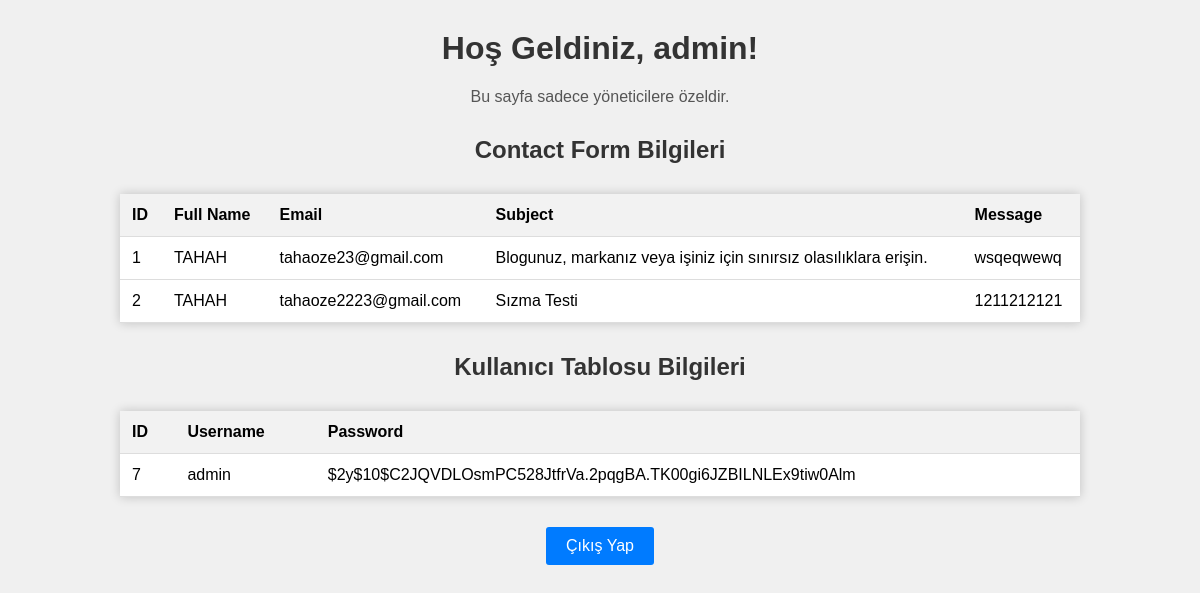
Page /admin_panel.php (signed in) on the earlier database version.
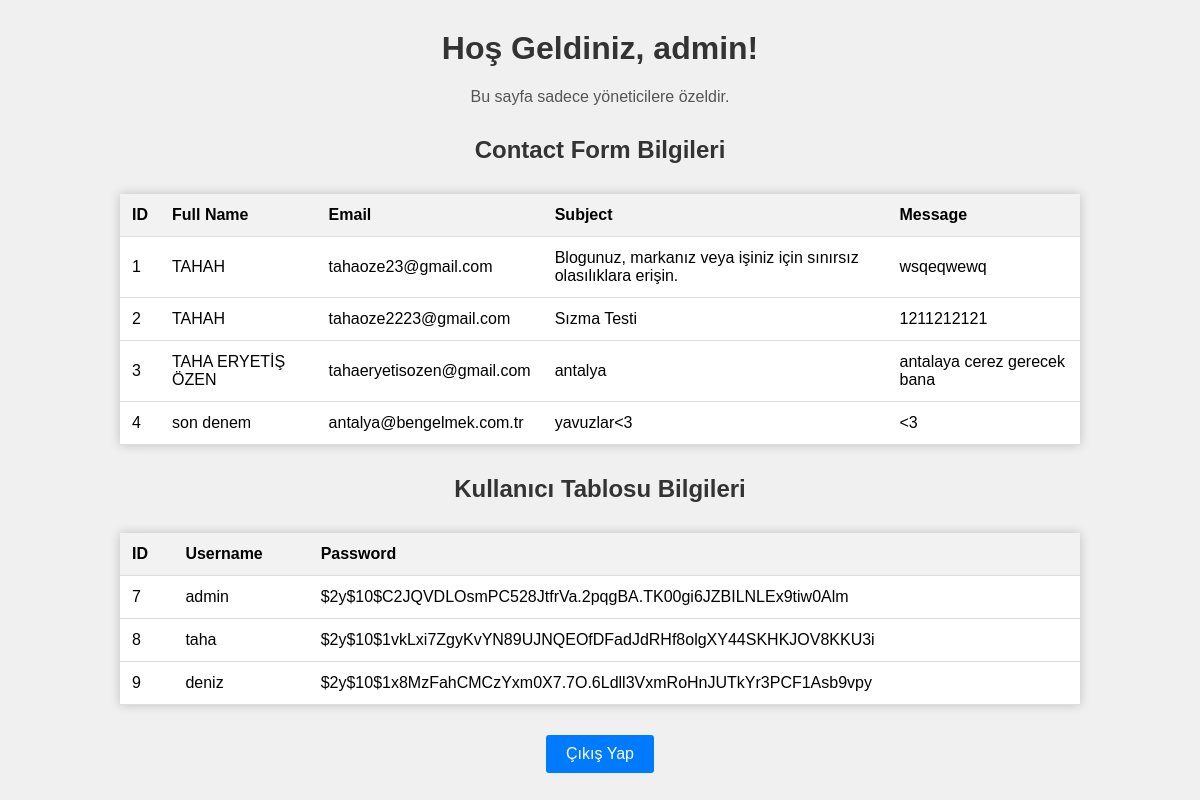
Same page on the later database version.
### tables this page shows
CREATE TABLE `contact_form` (
  `id` int(11) NOT NULL,
  `fullname` varchar(100) DEFAULT NULL,
  `email` varchar(100) DEFAULT NULL,
  `subject` varchar(100) DEFAULT NULL,
  `message` text DEFAULT NULL,
  `created_at` timestamp NOT NULL DEFAULT current_timestamp()
);

CREATE TABLE `kullanici_tablosu` (
  `id` int(11) NOT NULL,
  `username` varchar(50) NOT NULL,
  `password` varchar(255) NOT NULL
);

### admin_panel.php (the view, shortened to what this page needs)
<?php
$username = $_SESSION['username'];
$host = "localhost";
$db_username = "root";
$db_password = "";
$database = "yavuzlar";
$connection = mysqli_connect($host, $db_username, $db_password, $database);
$contact_query = "SELECT * FROM contact_form";
$contact_result = mysqli_query($connection, $contact_query);
$kullanici_query = "SELECT * FROM kullanici_tablosu";
$kullanici_result = mysqli_query($connection, $kullanici_query);
?>
<!DOCTYPE html>
<html>
<head>
</head>
<body>
    <h1>Hoş Geldiniz, <?php echo $username; ?>!</h1>
    <p>Bu sayfa sadece yöneticilere özeldir.</p>
    <h2>Contact Form Bilgileri</h2>
    <table>
        <tr>
            <th>ID</th>
            <th>Full Name</th>
            <th>Email</th>
            <th>Subject</th>
            <th>Message</th>
        </tr>
        <?php
        while ($row = mysqli_fetch_assoc($contact_result)) {
            echo "<tr>";
            echo "<td>" . $row['id'] . "</td>";
            echo "<td>" . $row['fullname'] . "</td>";
            echo "<td>" . $row['email'] . "</td>";
            echo "<td>" . $row['subject'] . "</td>";
            echo "<td>" . $row['message'] . "</td>";
            echo "</tr>";
        }
        ?>
    </table>
    <h2>Kullanıcı Tablosu Bilgileri</h2>
    <table>
        <tr>
            <th>ID</th>
            <th>Username</th>
            <th>Password</th>
        </tr>
        <?php
        while ($row = mysqli_fetch_assoc($kullanici_result)) {
            echo "<tr>";
            echo "<td>" . $row['id'] . "</td>";
            echo "<td>" . $row['username'] . "</td>";
            echo "<td>" . $row['password'] . "</td>";
            echo "</tr>";
        }
        ?>
    </table>
    <form action="logout.php" method="post">
        <input type="submit" value="Çıkış Yap">
    </form>
</body>
</html>

### admin_panel.php (style rules this page uses)
body { font-family: Arial, sans-serif; background-color: #f0f0f0; margin: 0; padding: 0; }
h1, h2 { text-align: center; margin-top: 30px; color: #333; }
p { text-align: center; color: #555; }
table { margin: 30px auto; border-collapse: collapse; width: 80%; background-color: #fff; box-shadow: 0 0 10px rgba(0, 0, 0, 0.2); }
th, td { padding: 12px; text-align: left; border-bottom: 1px solid #ddd; }
th { background-color: #f2f2f2; }
form { text-align: center; margin-top: 30px; }
input[type="submit"] { padding: 10px 20px; background-color: #007bff; border: none; border-radius: 3px; color: #fff; font-size: 16px; cursor: pointer; }

Differences in the rows shown:
added contact_form: id "3", fullname "TAHA ERYETİŞ ÖZEN", email "tahaeryetisozen@gmail.com", subject "antalya", message "antalaya cerez gerecek bana"
added contact_form: id "4", fullname "son denem", email "antalya@bengelmek.com.tr", subject "yavuzlar<3", message "<3"
added kullanici_tablosu: id "8", username "taha", password "$2y$10$1vkLxi7ZgyKvYN89UJNQEOfDFadJdRHf8olgXY44SKHKJOV8KKU3i"
added kullanici_tablosu: id "9", username "deniz", password "$2y$10$1x8MzFahCMCzYxm0X7.7O.6Ldll3VxmRoHnJUTkYr3PCF1Asb9vpy"
